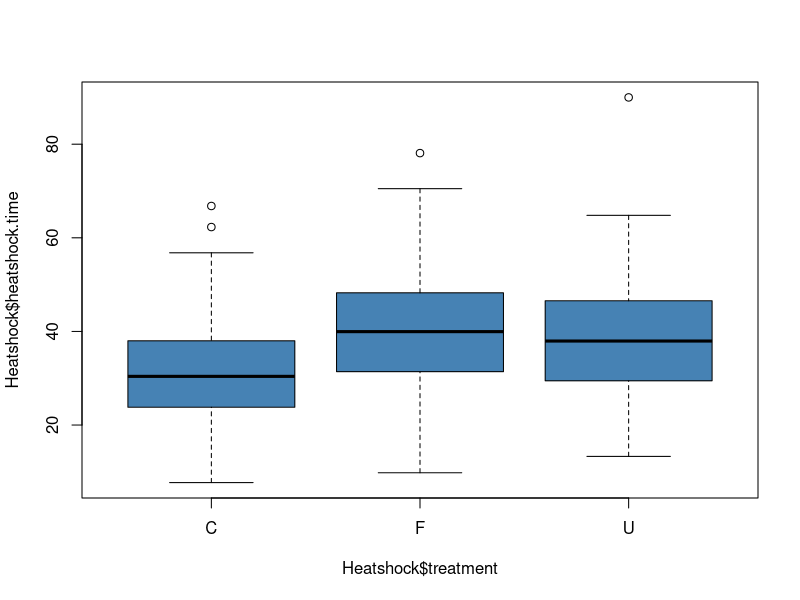
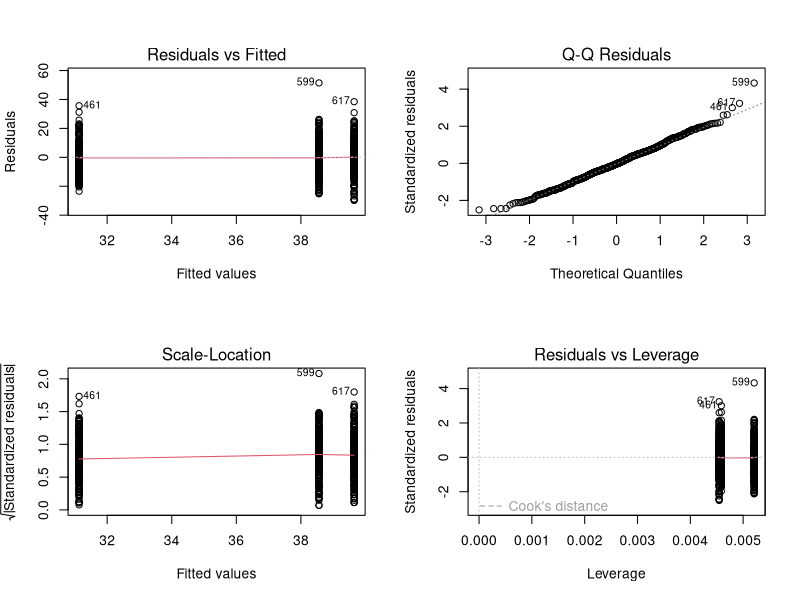
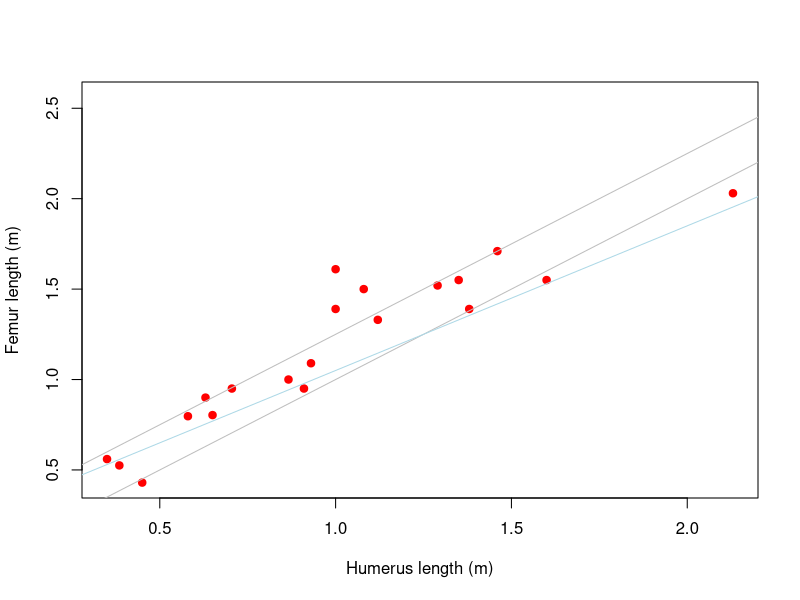
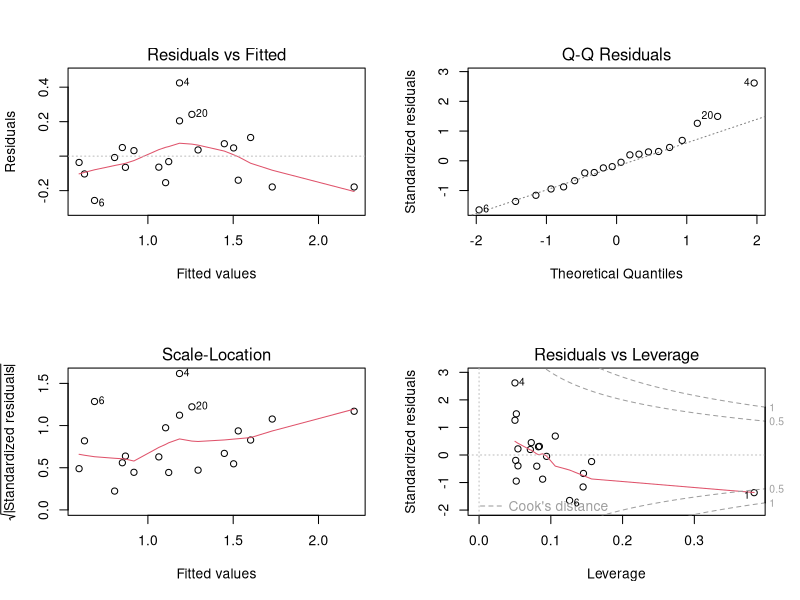
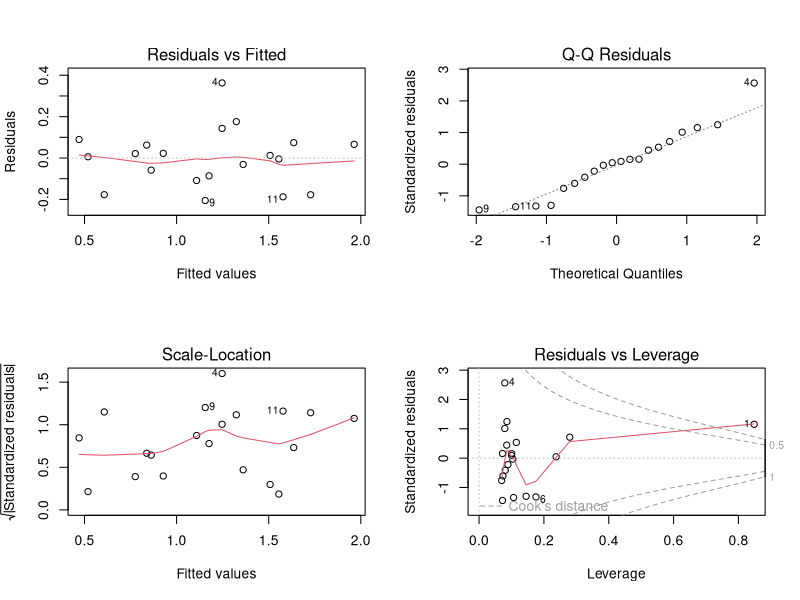
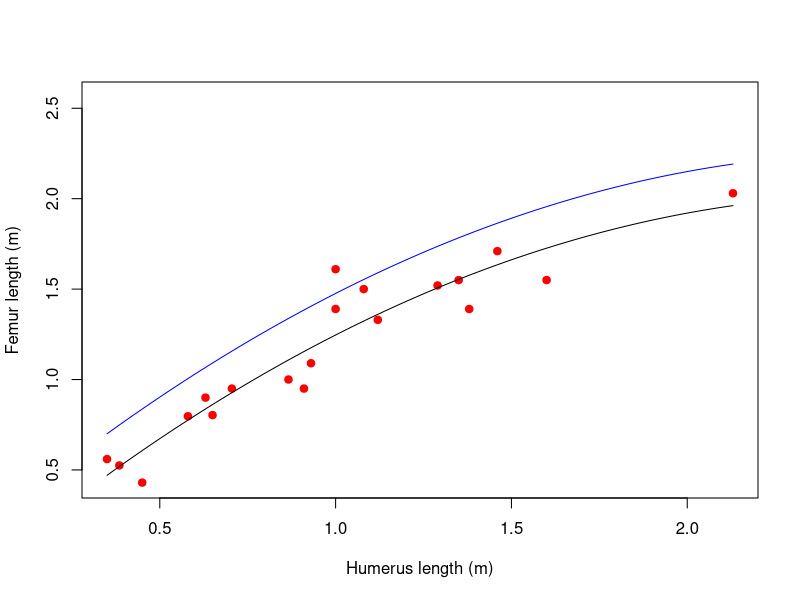

Recreate these plots in R, in order.
## ---- chunk 1

### Import data and save to object called "Heatshock"

Heatshock <- read.table("Manenti_heat_shock.txt", header=TRUE)

### Check data

str(Heatshock)


### Draw boxplot

boxplot(Heatshock$heatshock.time~Heatshock$treatment, col="steelblue")

## ---- chunk 2
### Calculate SSTotal

attach(Heatshock)

SStotal<-sum((heatshock.time-mean(heatshock.time))^2)

SStotal2<-var(heatshock.time)*(length(heatshock.time)-1)

SStotal

SStotal2
## ---- chunk 3
heatshock.means <- tapply(heatshock.time, treatment, mean)

heatshock.means
## ---- chunk 4
### Calculate SSerror
SSerrorC <- sum((heatshock.time[treatment =="C"] - heatshock.means[1])^2)
SSerrorF <- sum((heatshock.time[treatment =="F"] - heatshock.means[2])^2)
SSerrorU <- sum((heatshock.time[treatment =="U"] - heatshock.means[3])^2)

SSerror <- SSerrorC + SSerrorF + SSerrorU

SSerror
## ---- chunk 5
### Calculate SStreatment

SStreatment <- SStotal - SSerror

SStreatment
## ---- chunk 6
options(scipen=9)   ### Increase the number of digits required before exponential notation required
## ---- chunk 7
1-pf(32.663, 2, 627)
## ---- chunk 8
model1<-lm(heatshock.time ~ treatment)

anova(model1)

## ---- chunk 9
summary(model1)
## ---- chunk 10
par(mfrow = c(2,2))  ### Write plots into a 2x2 matrix

plot(model1) ### Diagnostic plots for model 1

par(mfrow=c(1,1))  ### Revert back to normal plotting
## ---- chunk 11
detach(Heatshock)
#rm(list=ls())
## ---- chunk 12
Titanosaurs <- read.table("Titanosaurs.txt", header=TRUE)

str(Titanosaurs)
## ---- chunk 13
plot(Titanosaurs$Humerus,Titanosaurs$Femur, xlab = "Humerus length (m)", ylab = "Femur length (m)",col="red",pch=19)

# We can try a few lines out. The R fuction for this is abline() - e.g lines of the form y = a + bx
abline(0,1,col="grey")
# Not quite - try translating it up a bit
abline(0.25,1,col="grey")
# Maybe a bit shallower?
abline(0.25,0.8,col="light blue")
# Hmm..
## ---- chunk 14
attach(Titanosaurs)
model2<-lm(Femur~Humerus)
## ---- chunk 15
summary(model2)
## ---- chunk 16
anova(model2)
## ---- chunk 17
par(mfrow=c(2,2))

plot(model2)

par(mfrow = c(1,1))
## ---- chunk 18
model3 <- lm(Femur~Humerus + I(Humerus^2))
## ---- chunk 19
par(mfrow = c(2,2))
plot(model3)
par(mfrow = c(1,1))

summary(model3)
## ---- chunk 20
plot(Titanosaurs$Humerus,Titanosaurs$Femur, xlab = "Humerus length (m)", ylab = "Femur length (m)",col="red",pch=19)

curve(-0.05772 + 1.619*x - 0.315*x^2, add=TRUE) # code the function for the line eqn' as we go

# code the line equation more explicitly
line_func=function(x){
  0.172 + 1.619*x - 0.315*x^2 #not quite the fitted values; I've translated it up a bit for clarity
}

curve(line_func,add=T,col="blue") # plot curve with function explicitly defined.

## ---- chunk 21
anova(model2,model3,test="LRT")
## ---- chunk 22
detach(Titanosaurs)
#rm(list=ls())
